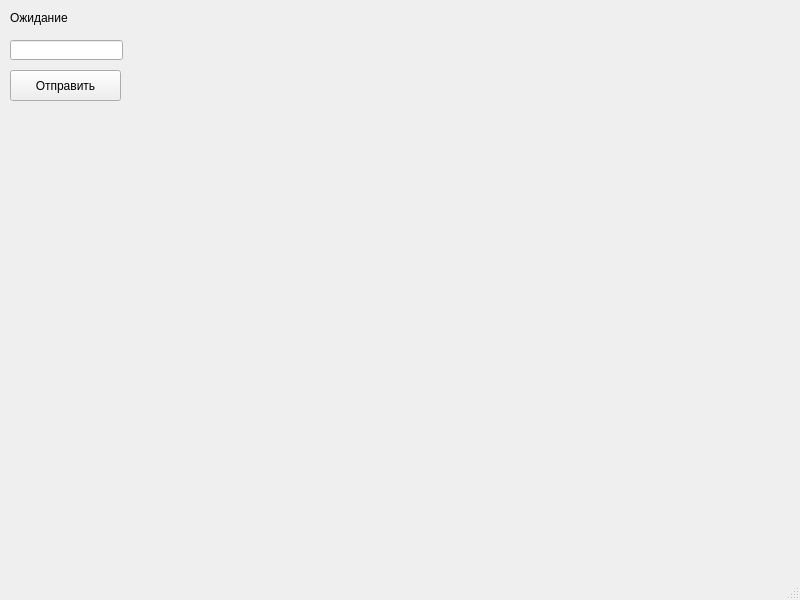
<?xml version="1.0" encoding="UTF-8"?>
<ui version="4.0">
 <class>MainWindow</class>
 <widget class="QMainWindow" name="MainWindow">
  <property name="geometry">
   <rect>
    <x>0</x>
    <y>0</y>
    <width>800</width>
    <height>600</height>
   </rect>
  </property>
  <property name="windowTitle">
   <string>MainWindow</string>
  </property>
  <widget class="QWidget" name="centralwidget">
   <widget class="QPushButton" name="pushButton">
    <property name="geometry">
     <rect>
      <x>10</x>
      <y>70</y>
      <width>111</width>
      <height>31</height>
     </rect>
    </property>
    <property name="text">
     <string>Отправить</string>
    </property>
   </widget>
   <widget class="QLineEdit" name="lineEdit">
    <property name="geometry">
     <rect>
      <x>10</x>
      <y>40</y>
      <width>113</width>
      <height>20</height>
     </rect>
    </property>
   </widget>
   <widget class="QLabel" name="label">
    <property name="geometry">
     <rect>
      <x>10</x>
      <y>10</y>
      <width>111</width>
      <height>16</height>
     </rect>
    </property>
    <property name="text">
     <string>Ожидание</string>
    </property>
   </widget>
  </widget>
  <widget class="QMenuBar" name="menubar">
   <property name="geometry">
    <rect>
     <x>0</x>
     <y>0</y>
     <width>800</width>
     <height>17</height>
    </rect>
   </property>
  </widget>
  <widget class="QStatusBar" name="statusbar"/>
 </widget>
 <resources/>
 <connections/>
</ui>
